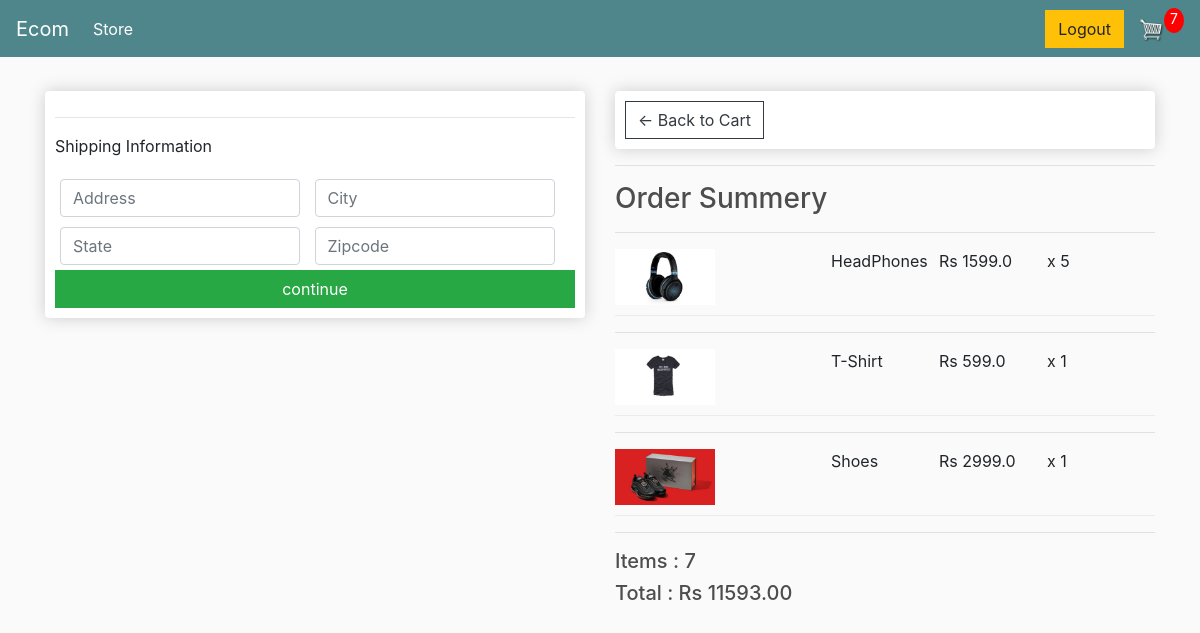
/checkout/ (signed in), run on an earlier commit of the app's database.
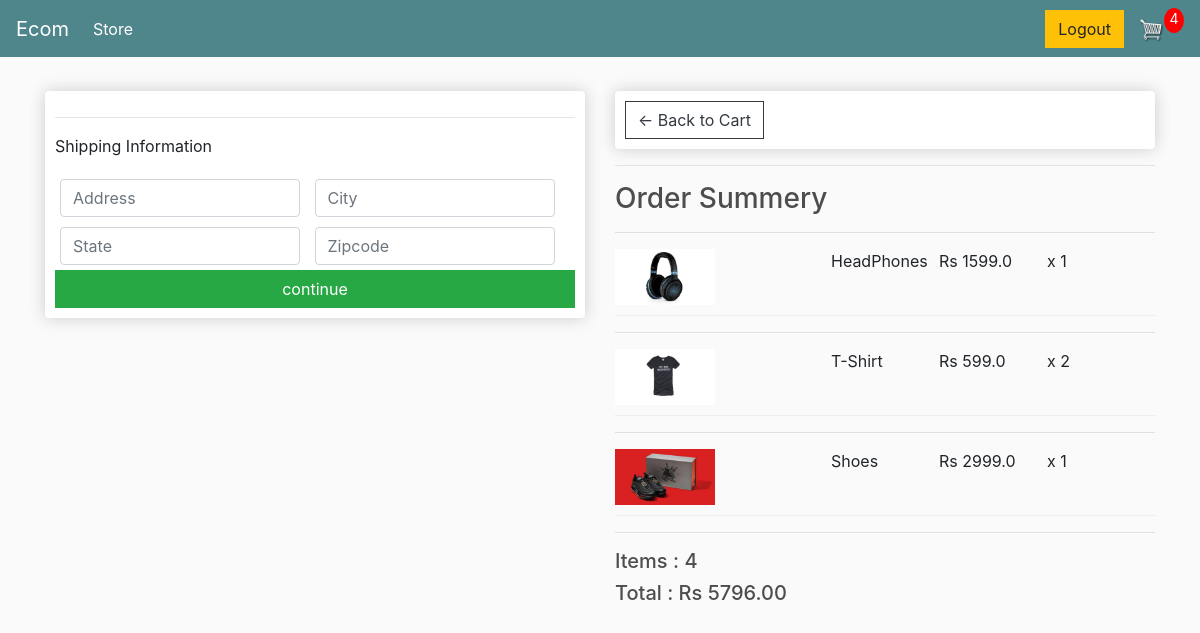
And on a later commit of the database.
### store/models.py (models this page shows, shortened)
class OrderItem(models.Model):
    product=models.ForeignKey(Product,on_delete=models.SET_NULL, null=True ,blank=True)
    order=models.ForeignKey(Order,on_delete=models.SET_NULL, null=True ,blank=True)
    quantity=models.IntegerField(default=0,null=True,blank=True)
    date_added=models.DateTimeField(auto_now_add=True)
    @property
    def get_total(self):
        total=self.product.price*self.quantity
        return total

class Order(models.Model):
    customer=models.ForeignKey(Customer,on_delete=models.SET_NULL, null=True ,blank=True)
    date_ordered=models.DateTimeField(auto_now_add=True)
    complete=models.BooleanField(default=False,null=True,blank=False)
    transaction_id=models.CharField(max_length=100,null=True)
    @property
    def shipping(self):
        shipping=False
        orderitems=self.orderitem_set.all()
        for i in orderitems:
            if i.product.digital == False:
                shipping=True
        return shipping
    @property
    def get_cart_total(self):
        orderitems=self.orderitem_set.all()
        total=sum([item.get_total for item in orderitems] )
        return total
    @property
    def get_cart_items(self):
        orderitems=self.orderitem_set.all()
        total=sum([item.quantity for item in orderitems] )
        return total

class Product(models.Model):
    name=models.CharField(max_length=200,null=True)
    price=models.FloatField()
    digital=models.BooleanField(default=False, null=True,blank=False)
    image=models.ImageField(null=True,blank=True)
    @property
    def imageURL(self):
        try:
            url=self.image.url
        except:
            url=''
        return url

### store/views.py (the view)
# urls.py: path('checkout/', views.checkout ,name='checkout'),
def checkout(request):
    data = cartData(request)
    cartItems = data['cartItems']
    order = data['order']
    items = data['items']
    context= {'items': items, 'order':order,'cartItems':cartItems}
    return render(request, 'store/checkout.html', context)

### store/utils.py (called while the page is built)
def cartData(request):
    if request.user.is_authenticated:
        customer = request.user.customer
        order, created = Order.objects.get_or_create(customer=customer, complete=False)
        items = order.orderitem_set.all()
        cartItems=order.get_cart_items
    else:
        cookieData = cookieCart(request)
        cartItems = cookieData['cartItems']
        order = cookieData['order']
        items = cookieData['items']
    return {'cartItems':cartItems,'order':order ,'items':items }

### store/templates/store/checkout.html (shortened to what this page needs)
{% extends 'store/main.html'%}
{% load static %}
{% block content %}
    <div class='row'>
        <div class='col-lg-6'>
            <div class='box-element' id='form-wrapper'>
            <form id='form'>
                <div id='shipping-info'>
                    <hr>
                    <p>Shipping Information</p>
                    <div class='form-field'>
                        <input required class='form-control' type="text" name="address" placeholder="Address" id="">
                    </div>
                    <div class='form-field'>
                        <input required class='form-control' type="text" name="city" placeholder="City" id="">
                    </div>
                    <div class='form-field'>
                        <input required class='form-control' type="text" name="state" placeholder="State" id="">
                    </div>
                    <div class='form-field'>
                        <input required class='form-control' type="text" name="zipcode" placeholder="Zipcode" id="">
                    </div>
                </div>
                <input id='form-button' class='btn btn-success btn-block' type="submit" value="continue">
            </form>
            </div>
            <br>
        </div>
        <div class='col-lg-6'>
            <div class='box-element'>
                <a class='btn btn-outline-dark add btn' href="{% url 'cart'%}">&#x2190; Back to Cart</a>
            </div>
            <hr>
            <h3>Order Summery </h3>
            <hr>
            {% for item in items %}
            <div class='cart-row'>
                <div style="flex:2"><img class='row-image' src="{{item.product.imageURL}}" alt=""></div>
                <div style="flex: 1;">{{item.product.name}}</div>
                <div style="flex: 1;">Rs {{item.product.price}}</div>
                <div style="flex: 1;">x {{item.quantity}}</div>
            </div>
            <hr>
            {% endfor %}
            <h5>Items : {{order.get_cart_items}}</h5>
            <h5>Total : Rs {{order.get_cart_total|floatformat:2}}</h5>
        </div>
    </div>
{% endblock content %}

What changed in the data, as far as the page shows it:
changed OrderItem "HeadPhones": quantity "5" → "1"
changed OrderItem "T-Shirt": quantity "1" → "2"
changed through a linked row, Order: get_cart_items "7" → "4"; get_cart_total "11593.00" → "5796.00"
Also different on the page:
{{ cartItems }}: "7" → "4"
